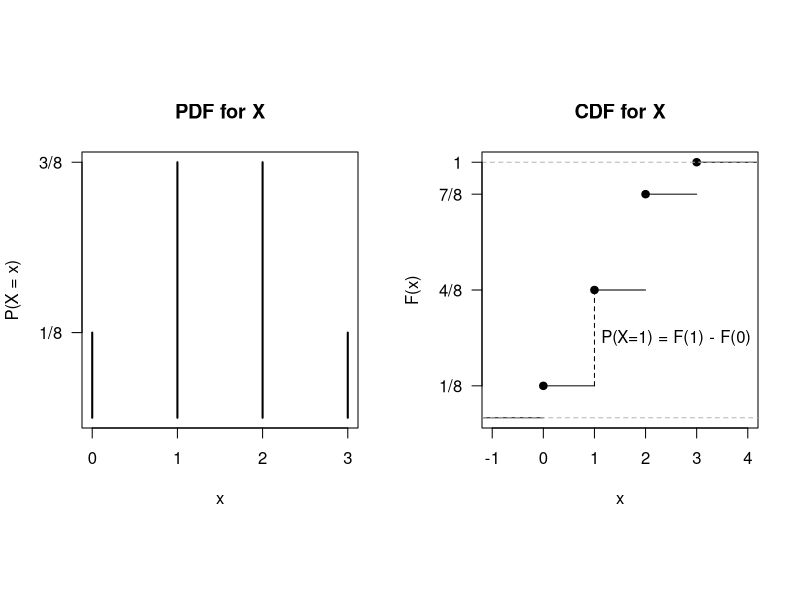

Reproduce this figure in R.
#Example 3.2
#R code 3.2.2

#m : number of students
m   <- seq(10, 50, 5)
P.E <- function(m){
  c(Students = m, ProbAtL2SB = 1 - prod((365:(365 - m+1)/365)))
} 
t(sapply(m, P.E))

#Example 3.17
#R code 3.7
opar <- par(no.readonly = TRUE)
library(MASS) #used for fraction function
par(mfrow=c(1,2), pty = "s")
Omega <- expand.grid(coin1 = 0:1, coin2=0:1, coin3=0:1)
n.heads <- apply(Omega, 1, sum)
cbind(Omega, n.heads)

T1 <- table(n.heads)/length(n.heads)
fractions(T1)

plot(T1, xlab = "x", ylab= "P(X = x)", yaxt = "n", main = "PDF for X")
axis(2, at = c(1/8, 3/8), labels = c("1/8", "3/8"), las =1)

plot(ecdf(n.heads), main = "CDF for X", ylab = "F(x)", xlab = "x", yaxt = "n")
axis(2, at = c(1/8, 4/8, 7/8, 1), labels = c("1/8", "4/8", "7/8", "1"), las = 1)
segments(1,1/8,1,4/8, lty = 2)
text(2.6, 2.5/8, "P(X=1) = F(1) - F(0)")
par(opar)


#Example 3.18
#R code 3.8
x <- c(1, 5, 30)
px <- c(0.5, 0.45, 0.05)
EX <- sum(x * px)
WM <- weighted.mean(x, px)
c(EX, WM)

#Example 3.19
#R code 3.9
x <- c(1, 5, 30)
px <- c(0.5, 0.45, 0.05)
EX <- sum((x-5)*px)
WM <- weighted.mean(x-5, px)
c(EX, WM)
